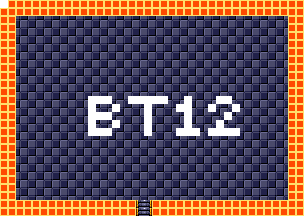

This game map was drawn from its Tiled (.tmx) file and the tilesets committed beside it. A one-line description and the trimmed map source follow:
An orthogonal 38x27 tile map with 8x8 px tiles, 4 tile layers (background, foreground, room numbers, Objects), 15 tilesets.

<map version="1.5" tiledversion="1.7.1" orientation="orthogonal" renderorder="right-down" width="38" height="27" tilewidth="8" tileheight="8" infinite="0" nextlayerid="11" nextobjectid="1">
 <tileset firstgid="1" source="tilesheets/tsKarniMata.tsx" />
 <tileset firstgid="1025" source="tilesheets/tsVoodooWasp.tsx" />
 <tileset firstgid="2049" source="tilesheets/tsBurial.tsx" />
 <tileset firstgid="3073" source="tilesheets/tsBlueTemple.tsx" />
 <tileset firstgid="4097" source="tilesheets/tsGoddess.tsx" />
 <tileset firstgid="5121" source="tilesheets/tsKonark.tsx" />
 <tileset firstgid="6145" name="sEnemies" tilewidth="8" tileheight="8" tilecount="1024" columns="32">
  <image source="../grapx/tilesheets/sObjects.bmp" trans="ff94ff" width="256" height="256" />
 </tileset>
 <tileset firstgid="7169" source="tilesheets/tsIceTemple.tsx" />
 <tileset firstgid="8193" source="tilesheets/tsLavaArea.tsx" />
 <tileset firstgid="9217" source="tilesheets/tsBossArea.tsx" />
 <tileset firstgid="10241" source="tilesheets/tsPegu.tsx" />
 <tileset firstgid="11265" source="tilesheets/sTiwanakuTemple.tsx" />
 <tileset firstgid="12289" source="tilesheets/sIndraTemple.tsx" />
 <tileset firstgid="13313" source="tilesheets/sTeleport.tsx" />
 <tileset firstgid="14337" source="tilesheets/sObjects.tsx" />
 <layer id="2" name="background" width="38" height="27">
  <data>[1026 cells, 1026 non-empty, 2 distinct tile ids]</data>
 </layer>
 <layer id="1" name="foreground" width="38" height="27">
  <data>[1026 cells, 244 non-empty, 3 distinct tile ids]</data>
 </layer>
 <layer id="7" name="room numbers" width="38" height="27">
  <data>[1026 cells, 41 non-empty, 1 distinct tile ids]</data>
 </layer>
 <layer id="10" name="Objects" width="38" height="27">
  <data>[1026 cells, 0 non-empty, 0 distinct tile ids]</data>
 </layer>
</map>
